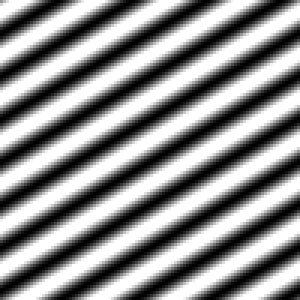
#> input picture grating_30_0.png, 100 x 100 px (shown 3 times larger)
$ python retinaGanglion.py
#> lines starting #> are read from the running program, lines starting #| are printed output that depends on the picture
import matplotlib.pyplot as plt
import os
import numpy as np
from PIL import Image, ImageOps
from matplotlib.gridspec import GridSpec
from scipy.interpolate import griddata

class ThalamusInput:
    """creates an thalamic input. An image is read in and filtered by
    the mexican hat function"""

    def __init__(self, L4_input_params, mexican_hat_params, extent=4):
        #Dictionary with control parameters
        self.params_dict = L4_input_params
        self.mexican_hat_dict = mexican_hat_params

        #In Class used and calculated properties
        """gets the start parameters for the L4 input
        self.retina_neuron_x : np.array() x-coordinate of jittered lgn neuron
        self.retina_neuron_y : np.array() y-coordinate of jittered lgn neuron
        image : np.array( [ [] ] ) 2d quadratic array of a grayscale image
        jitter : np.array() 1d array of int values
        retina_neuron_coordinates : tupel of x-coordinate array and y-coordinate array in the retina
        lgn_neuron_coordinates : tupel of x-coordinate array and y-coordinate array in the thalamus
        lgn_output_matrix : 2d numpy array"""
        self.extent = extent
        self.retina_neuron_x = None
        self.retina_neuron_y = None
        self.lgn_neuron_x = None
        self.lgn_neuron_y = None
        self.image = None
        self.jitter = 0
        self.retina_neuron_coordinates = None
        self.lgn_neuron_coordinates = None
        self.lgn_output_matrix = None

        return

    def image_readout(self, picture_name, path_addition=None):
        """reads in the image and cuts it to a quadratic form"""
#> called with picture_name = 'grating_30_0.png'
        # checks, if the programm is used by the network.py(internal) or directly by the user(external)
        if os.path.isdir(os.getcwd() + "/code/core/simulation/pictures/"):
            path = os.getcwd() + "/code/core/simulation/pictures/"
        elif os.path.isdir(os.getcwd() + "/pictures/"):
            path = os.getcwd() + "/pictures/"
        elif path_addition != None:
            path = os.path.join(path, path_addition)
        else:
            path = os.getcwd()

        # only quadratic images are valid
        # extra if for the a image to make it square
        image = Image.open(os.path.join(path, picture_name))
#> image is the input picture: PIL image 100x100 L; min 0, max 255, mean 142.1
        image = image.transpose(Image.FLIP_TOP_BOTTOM)
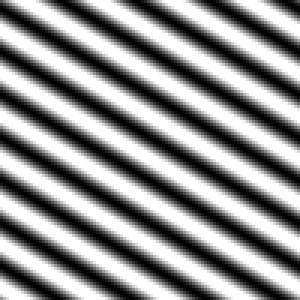
#> image: PIL image 100x100 L (shown 3 times larger); min 0, max 255, mean 142.1
        image = image.convert("L") #only greyscale is accounted for
        image = np.array(image)
        self.image = image

        return image

    # [14 lines left out: function __mexican_hat, not called in this run]

    def build_retina_and_lgn(self):
        """places the the lgn neurons equidistant on a N_L**2 grid.
        ganglion_x and ganglion_y are 1-d arrays, which represent the
        coordinates of the lgn neurons in the thalamus in a 2-d array.
        The x direction runs from left to right and has just to be repeated.
        The y direction runs from top to bottom and therefore needs a reshape"""

        if self.lgn_neuron_coordinates == None:

            #number of neurons per row and free spaces between two neurons
            N_row = int(np.sqrt(self.params_dict["N"]))

            neuron_x = np.linspace(-self.extent/2, self.extent/2, N_row)
            neuron_x = np.tile(neuron_x, N_row)

            neuron_y = np.linspace(-self.extent/2, self.extent/2, N_row)
            neuron_y = np.tile(neuron_y,(N_row, 1))
            neuron_y = np.reshape(neuron_y, self.params_dict["N"], order="F")

            self.retina_neuron_x = np.copy(neuron_x)
            self.retina_neuron_y = np.copy(neuron_y)
            self.retina_neuron_coordinates = self.retina_neuron_x, self.retina_neuron_y

        self.lgn_neuron_x = np.copy(self.retina_neuron_x)
        self.lgn_neuron_y = np.copy(self.retina_neuron_y)
        self.lgn_neuron_coordinates = self.lgn_neuron_x, self.lgn_neuron_y

        return

    def __calc_jitter_size(self):
        """Calculates a random jittering for every the lgn cells.
        The dictionary jitter value is given by a continuous number but is converted to
        discrete grid steps to to match the discrete grid."""
        self.jitter = self.params_dict["jitter"] * self.extent
        random_jitter = np.random.uniform(-self.jitter, self.jitter, self.params_dict["N"])
        return random_jitter

    def jitter_lgn(self):

        self.lgn_neuron_x += (self.__calc_jitter_size())
        self.lgn_neuron_y += (self.__calc_jitter_size())
        self.lgn_neuron_coordinates = self.retina_neuron_x, self.retina_neuron_y

        return

    def __distance_matrix_stack(self, neuron_coordinates, size):
        """This function is used in combination with the filter function to create a convolution like
        operation. First this function creates the distance squared 2d matrix stack with the lgn neurons as center.
        Then the filter function is applied on every 2d matrix."""

        """Creates len(neuron_x) matrices. Given neuron_x[i] and neuron_y[i]
        values as coordinates, each matrix element represents the squared
        distance to these coordinates."""

        """coordinates : np.array, np.array
           neuron_x : np.array  x-coordinate of the thalamic neuron
           neuron_y : np.array  y-coordinate of the thalamic neuron
           size     : integer   1-d gridsize of possible neuron positions"""

        neuron_x, neuron_y = neuron_coordinates

        x = np.linspace(-self.extent / 2, self.extent / 2, size)
        y = np.linspace(-self.extent / 2, self.extent / 2, size)
        xx, yy = np.meshgrid(x, y)

        xx = (xx[:, :] - neuron_x[:, np.newaxis, np.newaxis])
        yy = (yy[:, :] - neuron_y[:, np.newaxis, np.newaxis])

        zz = yy**2 + xx**2

        return zz


    def lgn_rates(self):
        """Calculates the filtered image in the lgn plane"""

        """Uses retina_neuron_coordinates to create a lgn population. Then
        creates the distance_matrix_stack applies the linear filter to it and
        multiplies with the image. The stack is summed up to get a 2-d function
        and at last the lgn neurons are jittered."""

        """retina_neuron_coordinates : np.array([int]), np.array([int]) grid coordinates of lgn neurons
           M : int column length of the image
           delta : float scaling factor when changing from integral to sum"""

        self.retina_neuron_coordinates = self.retina_neuron_x, self.retina_neuron_y

        M = len(self.image[0][:])
#> M = 100

        delta = self.extent * 10 ** -4 / M
#> delta = 4e-06

        #Filtering the image
        distances_matrices = self.__distance_matrix_stack(self.retina_neuron_coordinates, M)
        spatial_filter_kernels = self.__mexican_hat(distances_matrices * (self.extent * 10 ** -4)**2)

        # how the filter function looks in space
        self.example_filter_kernel = spatial_filter_kernels[int((self.params_dict["N"] + int(np.sqrt(self.params_dict["N"]))) / 2), :, :]

        single_kernel_convolutions = spatial_filter_kernels * self.image[np.newaxis, :, :]
        # delta**2 makes the pixel intensity independent of the image pixel size
        convolved_image = delta**2 * np.sum(single_kernel_convolutions, axis=(1, 2))
        self.lgn_output = convolved_image
        return

    # [37 lines left out: functions heatmap, lgn_rate_plotting, not called in this run]

if __name__ == "__main__":
    L4_input_params = {
        "N": 100 ** 2,  # Number of lgn neurons

        "jitter": 0.01,  # relative jittering of the neurons i.e. extent of 4mm and jitter 0.01 => 0.04mm jittering

        "image": "test.png",
        }

    # wc and ws should always have the same sign
    mexican_hat_ON = {
        "wc": 0.2,  # sets values for the Filter constants
        "ws": 0.2,
        "sigmac": 0.2 / 6,  # both sigmas are in (0.1, 1) * L/6
        "sigmas": 0.4 / 6,
    }

    mexican_hat_OFF = {
        "wc": -0.2,  # sets values for the Filter constants
        "ws": -0.2,
        "sigmac": 0.25 / 6,  # both sigmas are in (0.1, 1) * L/6
        "sigmas": 0.45 / 6,
    }

    thalamus = ThalamusInput(L4_input_params, mexican_hat_OFF)
    thalamus.build_retina_and_lgn()
    thalamus.jitter_lgn()
    thalamus.image_readout('grating_30_0.png')
#> (the run stopped early here; a loop or call above may not have finished)
